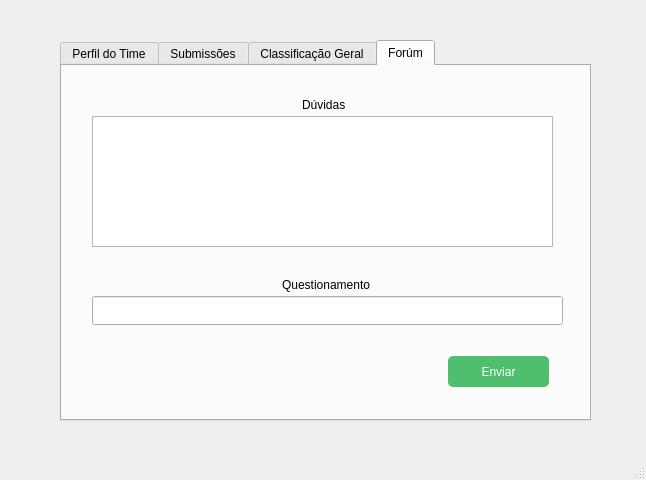
<?xml version="1.0" encoding="UTF-8"?>
<ui version="4.0">
 <class>MainWindow</class>
 <widget class="QMainWindow" name="MainWindow">
  <property name="geometry">
   <rect>
    <x>0</x>
    <y>0</y>
    <width>646</width>
    <height>480</height>
   </rect>
  </property>
  <property name="windowTitle">
   <string>MainWindow</string>
  </property>
  <widget class="QWidget" name="centralwidget">
   <widget class="QTabWidget" name="tabWidget">
    <property name="geometry">
     <rect>
      <x>60</x>
      <y>40</y>
      <width>531</width>
      <height>381</height>
     </rect>
    </property>
    <property name="currentIndex">
     <number>3</number>
    </property>
    <widget class="QWidget" name="tab">
     <attribute name="title">
      <string>Perfil do Time</string>
     </attribute>
     <widget class="QListView" name="listView">
      <property name="geometry">
       <rect>
        <x>50</x>
        <y>90</y>
        <width>421</width>
        <height>81</height>
       </rect>
      </property>
     </widget>
     <widget class="QLabel" name="label">
      <property name="geometry">
       <rect>
        <x>50</x>
        <y>70</y>
        <width>91</width>
        <height>21</height>
       </rect>
      </property>
      <property name="text">
       <string>Componentes</string>
      </property>
     </widget>
     <widget class="QLabel" name="label_2">
      <property name="geometry">
       <rect>
        <x>190</x>
        <y>40</y>
        <width>191</width>
        <height>21</height>
       </rect>
      </property>
      <property name="text">
       <string>NO COOFEEE NO LIFE</string>
      </property>
     </widget>
     <widget class="QLabel" name="label_3">
      <property name="geometry">
       <rect>
        <x>60</x>
        <y>220</y>
        <width>71</width>
        <height>21</height>
       </rect>
      </property>
      <property name="text">
       <string>SCORE</string>
      </property>
     </widget>
     <widget class="QTextBrowser" name="textBrowser">
      <property name="geometry">
       <rect>
        <x>110</x>
        <y>220</y>
        <width>131</width>
        <height>21</height>
       </rect>
      </property>
     </widget>
     <widget class="QPushButton" name="pushButton_7">
      <property name="geometry">
       <rect>
        <x>400</x>
        <y>310</y>
        <width>71</width>
        <height>31</height>
       </rect>
      </property>
      <property name="styleSheet">
       <string notr="true">background-color: #e05858;
border-radius: 7px;
padding: 4px;
color: white;</string>
      </property>
      <property name="text">
       <string>Sair</string>
      </property>
     </widget>
    </widget>
    <widget class="QWidget" name="tab_2">
     <attribute name="title">
      <string>Submissões</string>
     </attribute>
     <widget class="QGraphicsView" name="graphicsView">
      <property name="geometry">
       <rect>
        <x>30</x>
        <y>190</y>
        <width>471</width>
        <height>101</height>
       </rect>
      </property>
     </widget>
     <widget class="QWidget" name="verticalLayoutWidget">
      <property name="geometry">
       <rect>
        <x>30</x>
        <y>70</y>
        <width>461</width>
        <height>31</height>
       </rect>
      </property>
      <layout class="QVBoxLayout" name="verticalLayout">
       <item>
        <layout class="QHBoxLayout" name="horizontalLayout">
         <item>
          <widget class="QComboBox" name="comboBox"/>
         </item>
         <item>
          <widget class="QLabel" name="label_6">
           <property name="text">
            <string>&lt;nome do arquivo&gt;</string>
           </property>
          </widget>
         </item>
        </layout>
       </item>
      </layout>
     </widget>
     <widget class="QWidget" name="horizontalLayoutWidget_2">
      <property name="geometry">
       <rect>
        <x>30</x>
        <y>40</y>
        <width>461</width>
        <height>31</height>
       </rect>
      </property>
      <layout class="QHBoxLayout" name="horizontalLayout_3">
       <item>
        <widget class="QLabel" name="label_4">
         <property name="text">
          <string>Questão:</string>
         </property>
        </widget>
       </item>
       <item>
        <widget class="QLabel" name="label_5">
         <property name="text">
          <string>Arquivo:</string>
         </property>
        </widget>
       </item>
      </layout>
     </widget>
     <widget class="QPushButton" name="pushButton">
      <property name="geometry">
       <rect>
        <x>386</x>
        <y>120</y>
        <width>101</width>
        <height>31</height>
       </rect>
      </property>
      <property name="styleSheet">
       <string notr="true">background-color: #4ebf6d;
border-radius: 5px;
padding: 4px;
color: white;</string>
      </property>
      <property name="text">
       <string>Submeter</string>
      </property>
     </widget>
     <widget class="QLabel" name="label_7">
      <property name="geometry">
       <rect>
        <x>30</x>
        <y>160</y>
        <width>161</width>
        <height>17</height>
       </rect>
      </property>
      <property name="text">
       <string>Histórico de Submissão</string>
      </property>
     </widget>
     <widget class="QPushButton" name="pushButton_5">
      <property name="geometry">
       <rect>
        <x>280</x>
        <y>120</y>
        <width>87</width>
        <height>29</height>
       </rect>
      </property>
      <property name="styleSheet">
       <string notr="true">background-color: #a8a894;
border-radius: 7px;
padding: 4px;
color: white;</string>
      </property>
      <property name="text">
       <string>Importar</string>
      </property>
     </widget>
    </widget>
    <widget class="QWidget" name="tab_3">
     <attribute name="title">
      <string>Classificação Geral</string>
     </attribute>
     <widget class="QTableWidget" name="tableWidget_2">
      <property name="geometry">
       <rect>
        <x>30</x>
        <y>60</y>
        <width>451</width>
        <height>231</height>
       </rect>
      </property>
      <attribute name="horizontalHeaderStretchLastSection">
       <bool>true</bool>
      </attribute>
      <attribute name="verticalHeaderCascadingSectionResizes">
       <bool>false</bool>
      </attribute>
      <attribute name="verticalHeaderHighlightSections">
       <bool>true</bool>
      </attribute>
      <row>
       <property name="text">
        <string>1</string>
       </property>
      </row>
      <column>
       <property name="text">
        <string>Nome</string>
       </property>
      </column>
      <column>
       <property name="text">
        <string>Pontuação</string>
       </property>
      </column>
      <column>
       <property name="text">
        <string>Submissões Corretas</string>
       </property>
      </column>
     </widget>
    </widget>
    <widget class="QWidget" name="tab_4">
     <attribute name="title">
      <string>Forúm</string>
     </attribute>
     <widget class="QLabel" name="label_8">
      <property name="geometry">
       <rect>
        <x>240</x>
        <y>30</y>
        <width>71</width>
        <height>17</height>
       </rect>
      </property>
      <property name="text">
       <string>Dúvidas</string>
      </property>
     </widget>
     <widget class="QGraphicsView" name="graphicsView_2">
      <property name="geometry">
       <rect>
        <x>30</x>
        <y>50</y>
        <width>461</width>
        <height>131</height>
       </rect>
      </property>
     </widget>
     <widget class="QPushButton" name="pushButton_2">
      <property name="geometry">
       <rect>
        <x>386</x>
        <y>290</y>
        <width>101</width>
        <height>31</height>
       </rect>
      </property>
      <property name="styleSheet">
       <string notr="true">background-color: #4ebf6d;
border-radius: 5px;
padding: 4px;
color: white;</string>
      </property>
      <property name="text">
       <string>Enviar</string>
      </property>
     </widget>
     <widget class="QLineEdit" name="lineEdit_6">
      <property name="geometry">
       <rect>
        <x>30</x>
        <y>230</y>
        <width>471</width>
        <height>29</height>
       </rect>
      </property>
     </widget>
     <widget class="QLabel" name="label_9">
      <property name="geometry">
       <rect>
        <x>220</x>
        <y>210</y>
        <width>101</width>
        <height>17</height>
       </rect>
      </property>
      <property name="text">
       <string>Questionamento</string>
      </property>
     </widget>
    </widget>
   </widget>
  </widget>
  <widget class="QMenuBar" name="menubar">
   <property name="geometry">
    <rect>
     <x>0</x>
     <y>0</y>
     <width>646</width>
     <height>23</height>
    </rect>
   </property>
  </widget>
  <widget class="QStatusBar" name="statusbar"/>
 </widget>
 <resources/>
 <connections/>
</ui>
